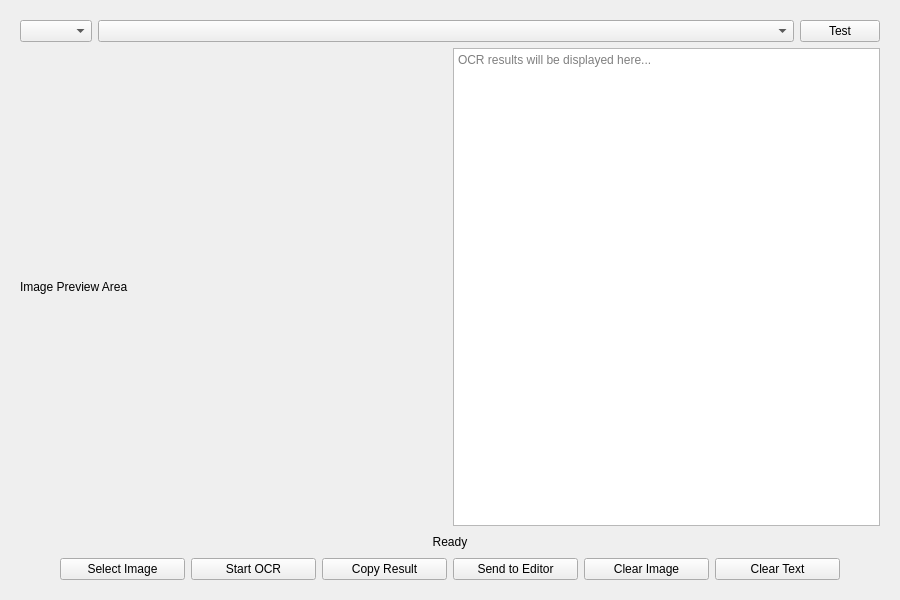
<?xml version="1.0" encoding="UTF-8"?>
<ui version="4.0">
 <class>OCRWidget</class>
 <widget class="QWidget" name="OCRWidget">
  <property name="geometry">
   <rect>
    <x>0</x>
    <y>0</y>
    <width>900</width>
    <height>600</height>
   </rect>
  </property>
  <property name="windowTitle">
   <string>OCR Tool</string>
  </property>
  <layout class="QGridLayout" name="gridLayout" rowstretch="0,1,0,0" columnstretch="1,1">
   <property name="leftMargin">
    <number>20</number>
   </property>
   <property name="topMargin">
    <number>20</number>
   </property>
   <property name="rightMargin">
    <number>20</number>
   </property>
   <property name="bottomMargin">
    <number>20</number>
   </property>
   <item row="0" column="0" colspan="2">
    <layout class="QHBoxLayout" name="providerlLayout" stretch="2,20,2">
     <item>
      <widget class="QComboBox" name="provider">
       <property name="minimumSize">
        <size>
         <width>0</width>
         <height>20</height>
        </size>
       </property>
      </widget>
     </item>
     <item>
      <widget class="QComboBox" name="param">
       <property name="minimumSize">
        <size>
         <width>0</width>
         <height>20</height>
        </size>
       </property>
      </widget>
     </item>
     <item>
      <widget class="QPushButton" name="connectionTest">
       <property name="minimumSize">
        <size>
         <width>0</width>
         <height>20</height>
        </size>
       </property>
       <property name="toolTip">
        <string extracomment="Connection Test"/>
       </property>
       <property name="toolTipDuration">
        <number>0</number>
       </property>
       <property name="text">
        <string>Test</string>
       </property>
      </widget>
     </item>
    </layout>
   </item>
   <item row="2" column="0" colspan="2">
    <layout class="QHBoxLayout" name="statusLayout">
     <property name="spacing">
      <number>10</number>
     </property>
     <item>
      <spacer name="horizontalSpacerLeft">
       <property name="orientation">
        <enum>Qt::Vertical</enum>
       </property>
       <property name="sizeHint" stdset="0">
        <size>
         <width>20</width>
         <height>20</height>
        </size>
       </property>
      </spacer>
     </item>
     <item>
      <widget class="QLabel" name="labelStatus">
       <property name="text">
        <string>Ready</string>
       </property>
       <property name="alignment">
        <set>Qt::AlignCenter</set>
       </property>
      </widget>
     </item>
     <item>
      <spacer name="horizontalSpacerRight">
       <property name="orientation">
        <enum>Qt::Vertical</enum>
       </property>
       <property name="sizeHint" stdset="0">
        <size>
         <width>20</width>
         <height>20</height>
        </size>
       </property>
      </spacer>
     </item>
    </layout>
   </item>
   <item row="1" column="1">
    <widget class="QTextEdit" name="textEditResult">
     <property name="minimumSize">
      <size>
       <width>300</width>
       <height>300</height>
      </size>
     </property>
     <property name="placeholderText">
      <string>OCR results will be displayed here...</string>
     </property>
    </widget>
   </item>
   <item row="3" column="0" colspan="2">
    <layout class="QHBoxLayout" name="horizontalLayout">
     <property name="spacing">
      <number>6</number>
     </property>
     <property name="sizeConstraint">
      <enum>QLayout::SetDefaultConstraint</enum>
     </property>
     <item>
      <spacer name="horizontalSpacerLeft">
       <property name="orientation">
        <enum>Qt::Vertical</enum>
       </property>
       <property name="sizeHint" stdset="0">
        <size>
         <width>40</width>
         <height>20</height>
        </size>
       </property>
      </spacer>
     </item>
     <item>
      <widget class="QPushButton" name="pushButtonSelectImage">
       <property name="minimumSize">
        <size>
         <width>100</width>
         <height>20</height>
        </size>
       </property>
       <property name="toolTip">
        <string>Select an image for OCR recognition</string>
       </property>
       <property name="text">
        <string>Select Image</string>
       </property>
      </widget>
     </item>
     <item>
      <widget class="QPushButton" name="pushButtonStartOCR">
       <property name="minimumSize">
        <size>
         <width>100</width>
         <height>20</height>
        </size>
       </property>
       <property name="toolTip">
        <string>Start OCR recognition on the selected image</string>
       </property>
       <property name="text">
        <string>Start OCR</string>
       </property>
      </widget>
     </item>
     <item>
      <widget class="QPushButton" name="pushButtonCopyResult">
       <property name="minimumSize">
        <size>
         <width>100</width>
         <height>20</height>
        </size>
       </property>
       <property name="toolTip">
        <string>Copy OCR result to clipboard</string>
       </property>
       <property name="text">
        <string>Copy Result</string>
       </property>
      </widget>
     </item>
     <item>
      <widget class="QPushButton" name="pushButtonSendToEditor">
       <property name="minimumSize">
        <size>
         <width>100</width>
         <height>20</height>
        </size>
       </property>
       <property name="toolTip">
        <string>Send OCR result to text editor</string>
       </property>
       <property name="text">
        <string>Send to Editor</string>
       </property>
      </widget>
     </item>
     <item>
      <widget class="QPushButton" name="pushButtonClearImage">
       <property name="minimumSize">
        <size>
         <width>100</width>
         <height>20</height>
        </size>
       </property>
       <property name="toolTip">
        <string>Clear the selected image</string>
       </property>
       <property name="text">
        <string>Clear Image</string>
       </property>
      </widget>
     </item>
     <item>
      <widget class="QPushButton" name="pushButtonClearText">
       <property name="minimumSize">
        <size>
         <width>100</width>
         <height>20</height>
        </size>
       </property>
       <property name="toolTip">
        <string>Clear OCR result text</string>
       </property>
       <property name="text">
        <string>Clear Text</string>
       </property>
      </widget>
     </item>
     <item>
      <spacer name="horizontalSpacerRight">
       <property name="orientation">
        <enum>Qt::Vertical</enum>
       </property>
       <property name="sizeHint" stdset="0">
        <size>
         <width>40</width>
         <height>20</height>
        </size>
       </property>
      </spacer>
     </item>
    </layout>
   </item>
   <item row="1" column="0">
    <widget class="QLabel" name="labelImagePreview">
     <property name="minimumSize">
      <size>
       <width>300</width>
       <height>300</height>
      </size>
     </property>
     <property name="text">
      <string>Image Preview Area</string>
     </property>
    </widget>
   </item>
  </layout>
 </widget>
 <resources/>
 <connections/>
</ui>
